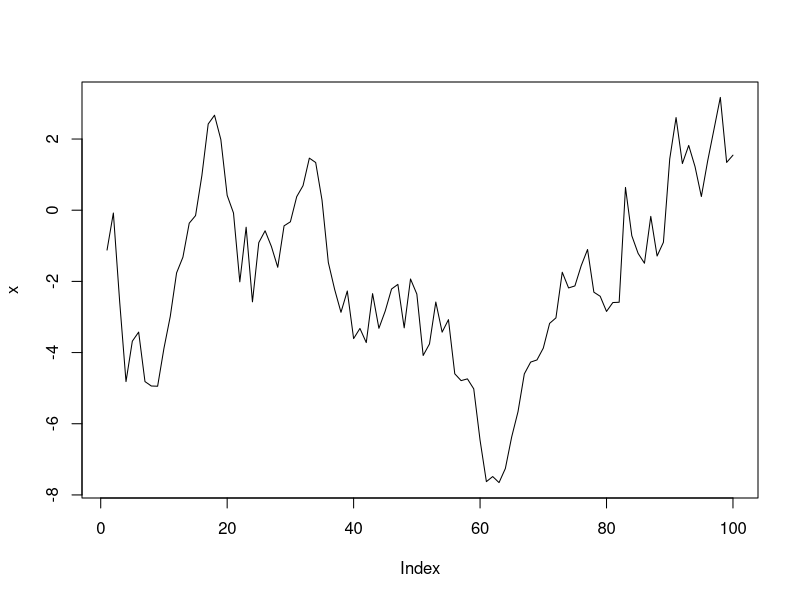

This chart was generated by the following R code:
# mesa redonda
# nombre: Rafaela Jhovana Condori Quino
set.seed(1213)
x = cumsum(rnorm(100))
mean(x)
plot(x, type = 'l')